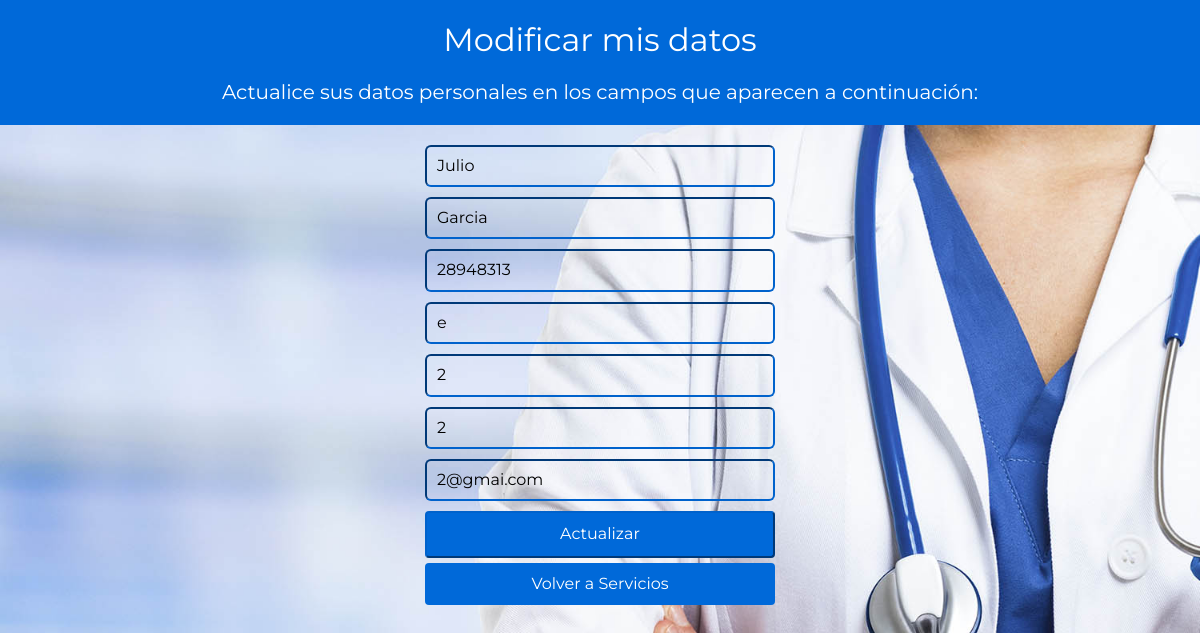
The app's page /editar (signed in) with its own data.
### index.py (models this page shows, shortened)
class usuarios (db.Model):
	__tablename__ = "Usuarios"
	id = db.Column(db.Integer, primary_key=True)
	username = db.Column(db.String(50), nullable = False)
	lastname = db.Column(db.String(50), nullable = False)
	dni = db.Column(db.String(9), nullable = False)
	address = db.Column(db.String(50), nullable = False)
	movilphone = db.Column(db.String(20), nullable = False)
	phone = db.Column(db.String(20), nullable = False)
	email = db.Column(db.String(80), nullable = False)
	password = db.Column(db.String(50), nullable = False)
	reserv_user = db.relationship('reserv', backref='owner', cascade="all, delete-orphan")

### index.py (the view, shortened to what this page needs)
@app.route("/editar", methods=["GET","POST"])
def editar():
	editok = "Ha modificado sus datos correctamente ✓ "
	datausuario = session["id"]
	datauser = usuarios.query.filter_by(id = datausuario).first()
	dataname = datauser.username
	datalastname = datauser.lastname
	datadni = datauser.dni
	dataaddress = datauser.address
	datamovil = datauser.movilphone
	dataphone = datauser.phone
	dataemail = datauser.email
	return render_template("editar.html", dataname = dataname, datalastname = datalastname,
							datadni = datadni, dataaddress = dataaddress, datamovil = datamovil,
							dataphone = dataphone, dataemail = dataemail)

### index.py (called while the page is built)
@app.context_processor
def login():
	if "id" in session:
		return {'is_login':True}
	else:
		return {'is_login':False}

@app.context_processor
def admins():
	if "admname" in session:
		return {'is_login_adm':True}
	else:
		return {'is_login_adm':False}

### templates/editar.html (shortened to what this page needs)
{% extends "layout.html" %}
{% block content %}
	<div class="encabezados">
		<h1> Modificar mis datos </h1>
		<h3> Actualice sus datos personales en los campos que aparecen a continuación: </h3>
	</div>
	<form method="post" action="{{ url_for ('editar') }}">
		<div class="form-group">
			<input type="text" class="form-control" id="exampleInputPassword1" name="modname" value= {{ dataname }} placeholder="nombre" required>
		</div>
		<div class="form-group">
			<input type="text" class="form-control" id="exampleInputPassword1" name="modlastname" value= {{ datalastname }} required>
		</div>
		<div class="form-group">
			<input type="text" class="form-control" id="exampleInputPassword1" name="moddni" value= {{ datadni }} required>
		</div>
		<div class="form-group">
			<input type="text" class="form-control" id="exampleInputPassword1" name="modadd" value= {{ dataaddress}} required>
		</div>
		<div class="form-group">
			<input type="text" class="form-control" id="exampleInputPassword1" name="modmovil" value= {{ datamovil }} required>
		</div>
		<div class="form-group">
			<input type="text" class="form-control" id="exampleInputPassword1" name="modphone" value= {{ dataphone }} required>
		</div>
		<div class="form-group">
			<input type="text" class="form-control" id="exampleInputPassword1" name="modemail" value= {{ dataemail }} required>
		</div>
		<div>
			<input type="submit" class="button" value="Actualizar">
		</div>
		<div>
			<a class="button" href="servicios" role="button">Volver a Servicios</a>
		</div>
	</form>
{% endblock %}

### static/main.css (style rules this page uses)
body { overflow: auto; background-image: url(img/portada.jpg); background-size: cover; }
h1 { color: white; font-weight: normal; font-size: 20px; font-family: 'Montserrat', sans-serif; text-align: center; }
h3 { color: white; font-weight: normal; font-size: 20px; font-family: 'Montserrat', sans-serif; text-align: center; }
a { text-align: center; text-decoration: none; }
div { font-family: 'Montserrat', sans-serif; }
input { width: 350px; padding: 10px; border-radius: 6px; font-family: 'Montserrat', sans-serif; background-color: inherit; border-color: #0062cc; margin-left: auto; margin-right: auto; display: block; }
.form-group { margin-top: 10px; margin-left: auto; margin-right: auto; }
.form-control { margin-top: 10px; margin-left: auto; margin-right: auto; }
.button { width: 350px; padding: 12px; border-radius: 4px; font-family: 'Montserrat', sans-serif; color: #fff; background-color: #0069d9; border-color: #0062cc; margin: 5px; margin-left: auto; margin-right: auto; display: block; }
.form-group { margin-bottom: 10px; }
.encabezados { background-color: #0069d9; padding: 1px; border-color: #0062cc; }
body.over { overflow-y: scroll; }
.sortable3 td, tr, { width: 100%; padding: 10px; text-align: center; font-family: 'Montserrat', sans-serif; font-weight: normal; font-size: 14px; border: 1px solid; border-color: #0069d9; color: black; background-color: }
* { box-sizing: border-box; font-family: 'Montserrat', sans-serif; }

### static/responsive.css (style rules this page uses)
@media screen and (min-width: 480px) { body { overflow-y: scroll; } }

### records on screen
usuarios: modname "Julio", modlastname "Garcia", moddni "28948313", modemail "2@gmai.com"
